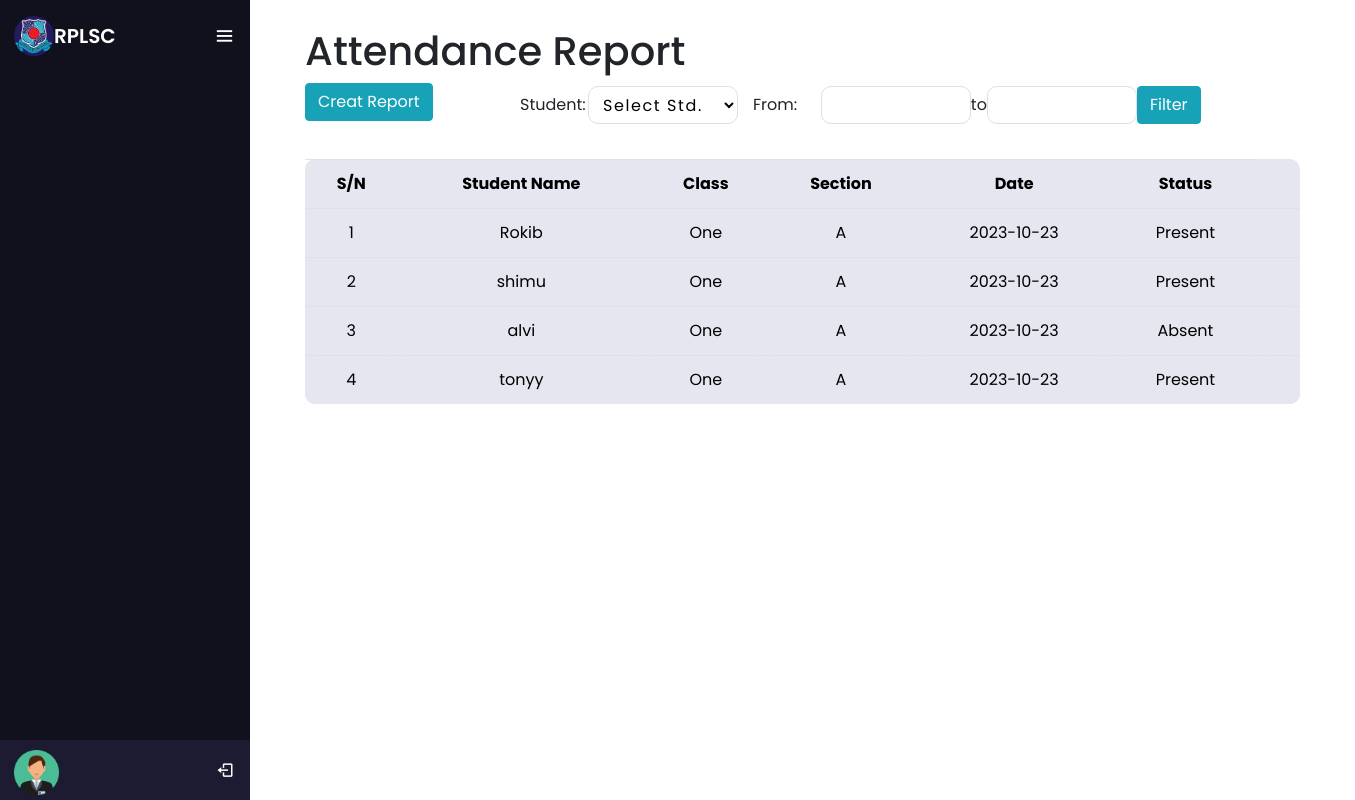
The page /adminrecord.php on the database its author committed.
### tables this page shows
CREATE TABLE `attendance` (
  `id` int(11) NOT NULL,
  `student_id` int(11) NOT NULL,
  `attendance_date` date NOT NULL,
  `attendance_value` int(11) NOT NULL
);

CREATE TABLE `student` (
  `id` int(100) NOT NULL,
  `roll` int(100) NOT NULL,
  `name` varchar(100) NOT NULL,
  `cid` int(100) NOT NULL,
  `sid` int(100) NOT NULL
);

CREATE TABLE `class` (
  `cid` int(100) NOT NULL,
  `cname` varchar(100) NOT NULL
);

CREATE TABLE `section` (
  `sid` int(11) NOT NULL,
  `sname` varchar(11) NOT NULL
);

### adminrecord.php (the view, shortened to what this page needs)
<?php
include 'nav.php';
$sub_sql = "";
$eq = "";
$query = "SELECT student.name,student.cid,student.sid, attendance.attendance_date,attendance.attendance_value
          FROM student
          JOIN attendance ON student.id = attendance.student_id
          $sub_sql $eq
          ORDER BY attendance.id DESC";
?>
<head>
</head>
<div class="container" style="height: 0;">
    <h1> Attendance Report</h1>
    <button onclick="purchaseReport()" class="btn btn-info"> Creat Report</button>
    <form method="post">
                <div class="input-group date" style="left: 200px;bottom: 35px;">
                    <label for="from" class="col-1 col-form-label">Student:</label>
                        <select class="inputbox" aria-label="Default select example" name="name" id="name">
                            <option selected disabled>Select Std.</option>
                        </select>
                    <label for="from" class="col-1 col-form-label">From:</label>
                    <input type="text" id="from" class="inputbox"  name="from"  autocomplete="off">
                    <label for="to" class="col-0 col-form-label">to</label>
                    <input type="text" id="to" class="inputbox" name="to"  autocomplete="off">
                    <input type="submit" class="btn btn-info" name="submit" value="Filter">
            </form>
</div>
<div id="table">
<table class="table ">
    <thread>
        <tr>
            <th>S/N</th>
            <th>Student Name</th>
            <th>Class</th>
            <th>Section</th>
            <th>Date</th>
            <th>Status</th>
        </tr>
    </thread>
    <?php
    $data = mysqli_query($conn, $query);
    $total = mysqli_num_rows($data);
    $c = 1;
    if ($total != 0) {
        while ($result = mysqli_fetch_assoc($data)) {
            $cid = $result['cid'];
            $sid = $result['sid'];
            $class_query = mysqli_query($conn, "SELECT `cname` FROM `class` WHERE cid='$cid'");
            $section_query = mysqli_query($conn, "SELECT `sname` FROM `section` WHERE `sid`='$sid'");
            $class = mysqli_fetch_assoc($class_query)['cname'];
            $section = mysqli_fetch_assoc($section_query)['sname'];
            echo '
    <tr>
        <td>' . $c . '</td>
        <td>' . $result['name'] . '</td>
        <td>' . $class . '</td>
        <td>' . $section . '</td>
        <td>' . $result['attendance_date'] . '</td>
        <td>' . ($result['attendance_value'] == 0 ? 'Absent' : 'Present') . '</td>
        <td>
        </td>
    </tr>';
            $c++;
        }
    } else {
        echo "NO records Found";
    };
    ?>
</table>
</div>
<?php
include 'footer.php';
?>

### nav.php (shortened to what this page needs)
<!DOCTYPE html>
<html lang="en" dir="ltr">
<head>
  <link rel="stylesheet" href="school.css" />
  <link rel="stylesheet" href="css/bootstrap.min.css">
  <link rel="stylesheet" href="https://unicons.iconscout.com/release/v4.0.0/css/line.css">
  <link href='https://unpkg.com/boxicons@2.0.7/css/boxicons.min.css' rel='stylesheet'>
  <link rel="stylesheet" href="https://cdnjs.cloudflare.com/ajax/libs/font-awesome/4.7.0/css/font-awesome.min.css">
  <link rel="stylesheet" href="//code.jquery.com/ui/1.13.2/themes/base/jquery-ui.css">
</head>
<body>
  <div class="sidebar open">
    <div class="logo-details">
      <img src="image/slogo.jpg" style="height: 40px; width:40px;   border-radius: 50%;" alt="profileImg" />
      <div class="logo_name">RPLSC</div>
      <i class="bx bx-menu" id="btn"></i>
    </div>
    <ul class="nav-list">
      <li class="profile" >
      <div class="profile-details">
          <img src="image/user.png" alt="profileImg" />
        </div>
        <a href="logout.php" id="log_out">
        <i class="bx bx-log-out" ></i>
        </a>
      </li>
    </ul>
  </div>
  <section class="home-section">

### footer.php (shortened to what this page needs)
</section>
</body>
</html>

### school.css (style rules this page uses)
* { margin: 0; padding: 0; box-sizing: border-box; font-family: "Poppins" , sans-serif; }
.sidebar { position: fixed; left: 0; top: 0; height: 100%; width: 78px; background: #11101D; padding: 6px 14px; z-index: 99; transition: all 0.5s ease; }
.sidebar.open { width: 250px; }
.sidebar .logo-details { height: 60px; display: flex; align-items: center; position: relative; }
.sidebar .logo-details .logo_name { color: #fff; font-size: 20px; font-weight: 600; opacity: 0; transition: all 0.5s ease; }
.sidebar.open .logo-details .icon, .sidebar.open .logo-details .logo_name { opacity: 1; }
.sidebar .logo-details #btn { position: absolute; top: 50%; right: 0; transform: translateY(-50%); font-size: 22px; transition: all 0.4s ease; font-size: 23px; text-align: center; cursor: pointer; transition: all 0.5s ease; }
.sidebar.open .logo-details #btn { text-align: right; }
.sidebar i { color: #fff; height: 60px; min-width: 50px; font-size: 28px; text-align: center; line-height: 60px; }
.sidebar .nav-list { margin-top: 20px; height: 100%; }
.sidebar li { position: relative; margin: 8px 0; list-style: none; }
.sidebar li a { display: flex; height: 100%; width: 100%; border-radius: 12px; align-items: center; text-decoration: none; transition: all 0.4s ease; background: #11101D; }
.sidebar li i { height: 50px; line-height: 50px; font-size: 18px; border-radius: 12px; }
.sidebar li.profile { position: fixed; height: 60px; width: 78px; left: 0; bottom: -8px; padding: 10px 14px; background: #1d1b31; transition: all 0.5s ease; overflow: hidden; }
.sidebar.open li.profile { width: 250px; }
.sidebar li .profile-details { display: flex; align-items: center; flex-wrap: nowrap; }
.sidebar li img { height: 45px; width: 45px; object-fit: cover; border-radius: 6px; margin-right: 10px; }
.sidebar .profile #log_out { position: absolute; top: 50%; right: 0; transform: translateY(-50%); background: #1d1b31; width: 100%; height: 60px; line-height: 60px; border-radius: 0px; transition: all 0.5s ease; }
.sidebar.open .profile #log_out { width: 50px; background: none; }
.home-section { position: relative; min-height: 100vh; top: 0; left: 78px; width: calc(100% - 78px); transition: all 0.5s ease; z-index: 2; padding: 0px 40px 0px 40px; }
.sidebar.open ~ .home-section { left: 250px; width: calc(100% - 250px); }
.table,th,td { background-color: #e5e6f0; color: #000000 !important; text-align: center; border-radius: 10px; }

### adminrecord.php (style rules this page uses)
.inputbox { position: relative; width: 150px; padding: 0px 10px 0px; background: transparent; border: 1px solid #dddfe2; border-radius: 10px; outline: none; color: rgb(0, 0, 0); letter-spacing: .1em; z-index: 10; }

### rows shown on the page
attendance: student.name "Rokib", class.cname "One", section.sname "A", attendance_date "2023-10-23", attendance_value "Present"
attendance: student.name "shimu", class.cname "One", section.sname "A", attendance_date "2023-10-23", attendance_value "Present"
attendance: student.name "alvi", class.cname "One", section.sname "A", attendance_date "2023-10-23", attendance_value "Absent"
attendance: student.name "tonyy", class.cname "One", section.sname "A", attendance_date "2023-10-23", attendance_value "Present"
